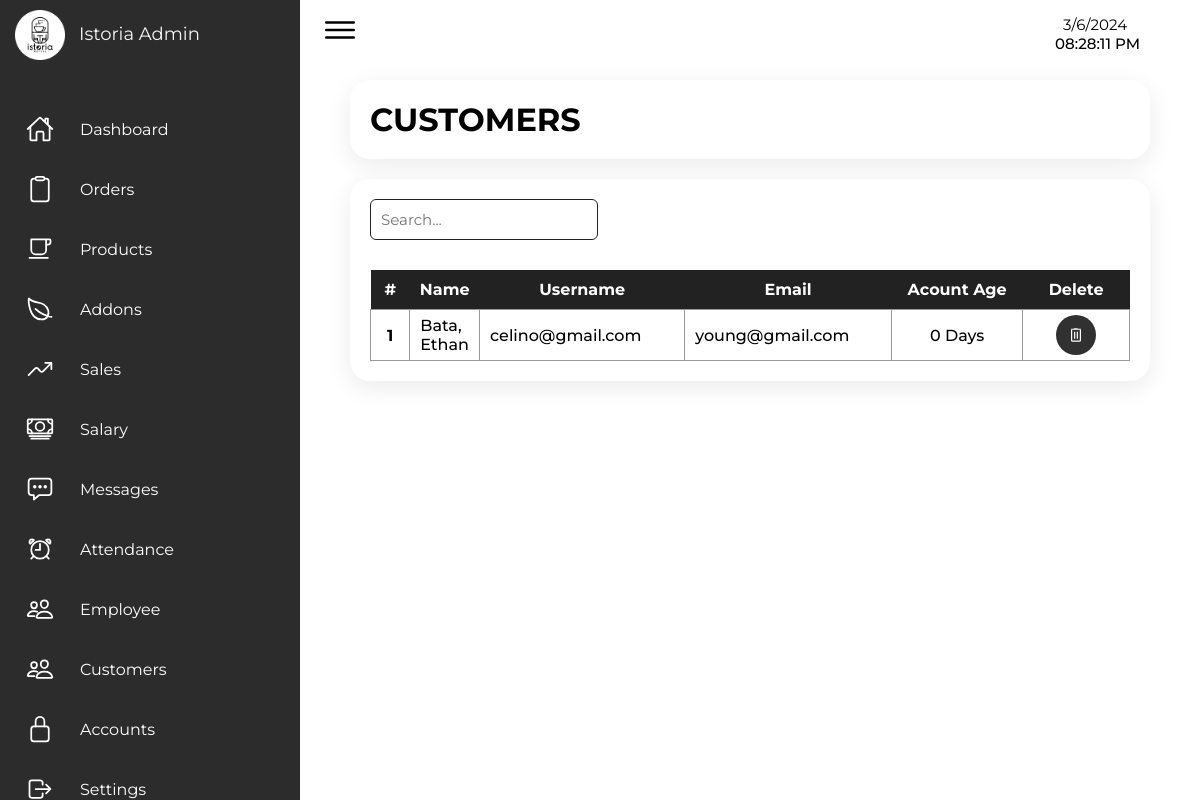
The page /Admin/admin_customers.php (signed in) on the database its author committed.
### tables this page shows
CREATE TABLE `customer` (
  `id` int(255) NOT NULL,
  `uid` int(255) NOT NULL,
  `name` varchar(255) NOT NULL,
  `username` varchar(255) NOT NULL,
  `email` varchar(255) NOT NULL,
  `address` varchar(255) NOT NULL,
  `contact` varchar(255) NOT NULL DEFAULT 'No Contact',
  `created` varchar(255) NOT NULL
);

### Admin/admin_customers.php (the view, shortened to what this page needs)
<?php
  include '../connection.php';
?>
<!DOCTYPE html>
<html lang="en">
  <head>
    <link rel="stylesheet" href="../Src/Styles/style_admin.css" />
  </head>
  <body>
    <div class="container">
      <?php include 'sidenav.php' ?>
      <div class="main">
        <div class="topbar">
          <div class="toggle">
            <ion-icon name="menu-outline"></ion-icon>
          </div>
          <?php include 'time.php' ?>
        </div>
        <div class="container-box ">
          <h1>CUSTOMERS</h1>
        </div>
        <div class="container-box">
          <input type="text" class="table-search-input" id="searchInput" placeholder="Search...">
          <table class="customers-table" id="customers-table" >
            <thead>
              <tr>
                <th>#</th>
                <th>Name</th>
                <th>Username</th>
                <th>Email</th>
                <th>Acount Age</th>
                <th>Delete</th>
              </tr>
            </thead>
            <tbody>
            <?php
                $select_customer = mysqli_query($conn, "SELECT * FROM `customer` ") or die ('query failed');
                $count = 0;
                if(mysqli_num_rows($select_customer)>0){
                    while($fetch_customer = mysqli_fetch_assoc($select_customer)){
                      $count++;
                      $created_date = $fetch_customer['created'];
                      $created_datetime = DateTime::createFromFormat('m-d-y', $created_date);
                      $current_datetime = new DateTime();
                      $time_difference = $current_datetime->diff($created_datetime);
                      $account_age = $time_difference->days;
                ?>
              <tr>
                <td align="center"><?php echo $count?></td>
                <td><?php echo $fetch_customer['name']?></td>
                <td><?php echo $fetch_customer['username']?></td>
                <td><?php echo $fetch_customer['email']?></td>
                <td><?php echo $account_age ?> Days</td>
                <td><div class="flex">
                <a class="bin-button" name="delete" href="admin_customers.php?delete=<?php echo $fetch_customer['uid']; ?>" class="btn delete" onclick="return confirm('Delete this product?')">
                      <svg
                        xmlns="http://www.w3.org/2000/svg"
                        fill="none"
                        viewBox="0 0 39 7"
                        class="bin-top"
                      >
                        <line
                          stroke-width="4"
                          stroke="white"
                          y2="5"
                          x2="39"
                          y1="5"
                        ></line>
                        <line
                          stroke-width="3"
                          stroke="white"
                          y2="1.5"
                          x2="26.0357"
                          y1="1.5"
                          x1="12"
                        ></line>
                      </svg>
                      </a>
                </div></td>
              </tr>
              <?php
                    }
                  }
                    ?>
            </tbody>
          </table>
        </div>
      </div>
    </div>
  </body>
</html>

### Src/Styles/style_admin.css (style rules this page uses)
* { font-family: "Montserrat", sans-serif; margin: 0; padding: 0; box-sizing: border-box; }
:root { --gray: #2c2c2c; --white: #fff; --white2: #f5f5f5; --black1: #222; --black2: #999; }
.main { position: absolute; width: calc(100% - 300px); left: 300px; min-height: 100vh; transition: 0.5s; }
.topbar { width: 100%; height: 60px; display: flex; justify-content: space-between; align-items: center; padding: 0 10px; }
.toggle { position: relative; width: 60px; height: 60px; display: flex; justify-content: center; align-items: center; font-size: 2.5rem; cursor: pointer; }
.container-box { margin: 20px 50px; grid-gap: 30px; position: relative; display: grid; background: var(--white); padding: 20px; box-shadow: 0 7px 25px rgba(0, 0, 0, 0.08); border-radius: 20px; }
.bin-button { display: flex; flex-direction: column; align-items: center; justify-content: center; width: 40px; height: 40px; border-radius: 50%; background-color: rgb(49, 49, 49); cursor: pointer; border: var(--black1); transition-duration: 0.3s; position: relative; overflow: hidden; }
.bin-bottom { width: 10px; z-index: 2; }
.bin-top { width: 10px; transform-origin: right; transition-duration: 0.3s; z-index: 2; }
.customers-table { border-collapse: collapse; }
.customers-table thead tr th { background-color: var(--black1); color: white; padding: 10px; }
.customers-table tbody tr td { border: 1px solid var(--black2); padding: 5px 10px; font-weight: 500; }
.customers-table tbody tr td:last-child { text-align: center; width: 150px; }
.customers-table tbody tr td:first-child { width: 50px; font-weight: 700; }
.customers-table tbody tr td:nth-child(2) { text-transform: capitalize; }
.customers-table tbody tr td:nth-child(3), .customers-table tbody tr td:nth-child(4) { width: 250px; }
.customers-table tbody tr td:nth-child(5) { text-align: center; width: 200px; }
.flex { display: flex; justify-content: space-around; }
.table-search-input { width: 30%; padding: 10px; font-size: 15px; border-radius: 6px; border: 1px solid var(--black1); }

### rows shown on the page
customer: name "Bata, Ethan", username "celino@gmail.com", email "young@gmail.com"
